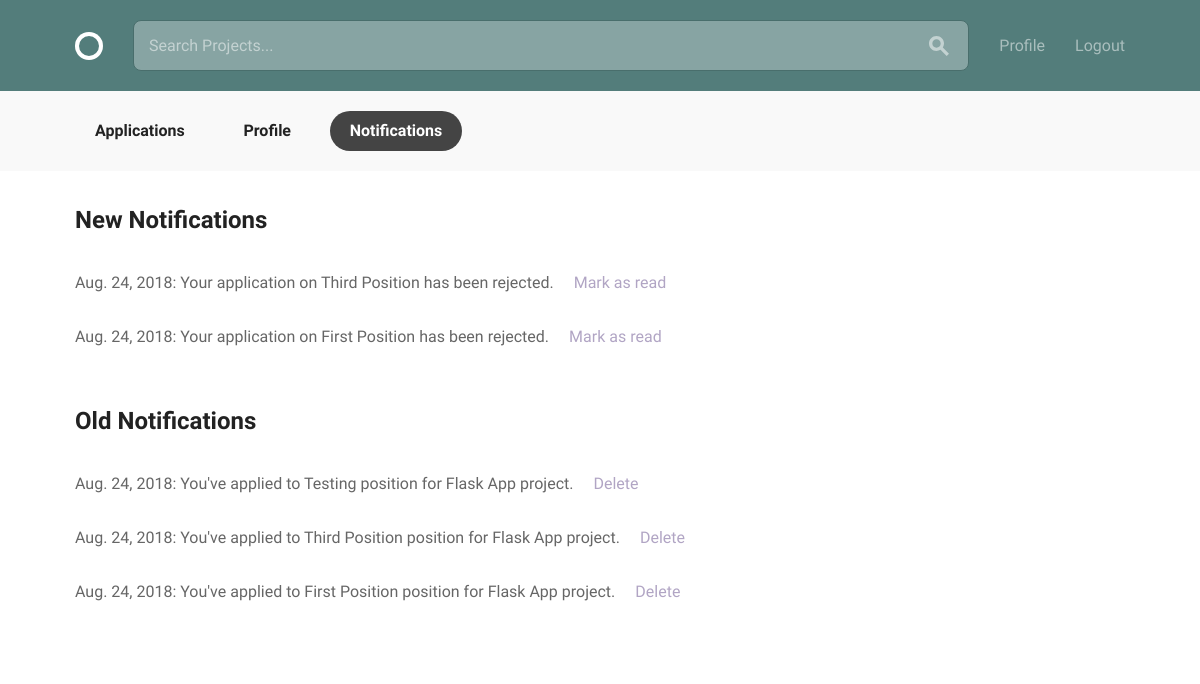
The page /profile/notifications/ (signed in) on the database its author committed.
### profiles/models.py (models this page shows, shortened)
class Notification(models.Model):
    user = models.ForeignKey(
        settings.AUTH_USER_MODEL,
        on_delete=models.CASCADE,
        related_name="notifications"
    )
    message = models.CharField(max_length=150)
    created_at = models.DateTimeField(auto_now=datetime.datetime.now)
    read = models.BooleanField(default=False)

### profiles/views.py (the view)
class NotificationsView(generic.ListView):
    template_name = "profiles/notifications.html"
    def get_queryset(self):
        return models.Notification.objects.filter(user=self.request.user)
    def get_context_data(self, **kwargs):
        context = super(NotificationsView, self).get_context_data(**kwargs)
        context['profile'] = models.Profile.objects.get(user=self.request.user)
        context['new_notifications'] = self.get_queryset().filter(
            read=False).order_by('-created_at')
        context['old_notifications'] = self.get_queryset().filter(
            read=True).order_by('-created_at')
        return context

### profiles/templates/profiles/notifications.html
{% extends "layout.html" %}
{% load static from staticfiles %}
{% block content %}
<div class="circle--actions--bar">
    <nav class="bounds">
      <ul class="circle--pill--list">
        {% if user.is_authenticated and user == profile.user %}
            <li><a href="{% url 'projects:applications' %}">Applications</a></li>
        {% endif %}
        <li><a href="{% url 'profiles:view-profile' pk=profile.pk %}">Profile</a></li>
        {% if user.is_authenticated and user == profile.user %}
            <li><a class="selected" href="{% url 'profiles:notifications' %}">Notifications</a></li>
        {% endif %}
      </ul>
    </nav>
  </div>
  <div class="bounds circle--page">
    <div class="circle--page--header circle--fluid">
      {% if not new_notifications and not old_notifications %}
        <p>There are no notifications to show</p>
      {% else %}
      <div class="circle--fluid--cell circle--fluid--primary">
        <h2>New Notifications</h2>
      </div>
    </div>
    <div class="grid-100">
      <div class="circle--article--body">
          {% for notification in new_notifications %}
          <p>{{ notification.created_at|date }}: {{ notification.message }}<a style="text-decoration: none; margin-left: 20px;" class="secondary-label" href="{% url 'profiles:notifications-read' pk=notification.pk %}">Mark as read</a></p>
          {% endfor %}
      </div>
    </div>
    <div class="circle--page--header circle--fluid">
      <div class="circle--fluid--cell circle--fluid--primary">
        <h2>Old Notifications</h2>
      </div>
    </div>
    <div class="grid-100">
      <div class="circle--article--body">
          {% for notification in old_notifications %}
          <p>{{ notification.created_at|date }}: {{ notification.message }}<a style="text-decoration: none; margin-left: 20px;" class="secondary-label" href="{% url 'profiles:notifications-delete' pk=notification.pk %}">Delete</a></p>
          {% endfor %}
    {% endif %}
      </div>
    </div>
{% endblock %}

### assets/css/global.css (style rules this page uses)
html { font-family: sans-serif; -ms-text-size-adjust: 100%; -webkit-text-size-adjust: 100%; }
body { margin: 0; }
article, aside, details, figcaption, figure, footer, header, hgroup, main, menu, nav, section, summary { display: block; }
a { background-color: transparent; }
html { font-size: 62.5%; }
body { font-size: 1.5em; line-height: 1.6; font-weight: 400; font-family: "Cousine"; color: #666; }
.bounds { max-width: 1080px; margin: 0 auto; }
.grid, .grid-5, .grid-10, .grid-15, .grid-20, .grid-25, .grid-30, .grid-33, .grid-35, .grid-40, .grid-45, .grid-50, .grid-55, .grid-60, .grid-65, .grid-66, .grid-70, .grid-75, .grid-80, .grid-90, .grid-95, .grid-100 { float: left; box-sizing: border-box; position: relative; }
.grid-100 { width: 100%; padding: 0 15px; }
h1, h2, h3, h4, h5, h6 { margin-top: 0; margin-bottom: 2rem; font-weight: bold; font-family: "Work Sans", sans-serif; color: #222; }
h2 { font-size: 2.4rem; }
@media (min-width: 550px) { h2 { font-size: 2.4rem; } }
p { margin-top: 0; font-size: 1.6rem; }
a { color: #689b98; -webkit-transition: color 0.2s; -moz-transition: color 0.2s; -ms-transition: color 0.2s; -o-transition: color 0.2s; transition: color 0.2s; }
ul { list-style: circle inside; }
ul { padding-left: 0; margin-top: 0; }
li { margin-bottom: 1rem; font-size: 1.6rem; }
pre, blockquote, dl, figure, table, p, ul, ol, form { margin-bottom: 2.5rem; }
.secondary-label { color: #b1a5c4; }
.circle--pill--list { margin: 0; white-space: nowrap; padding: 0 15px; }
.circle--pill--list li { display: inline-block; margin: 0 15px 0 0; }
.circle--pill--list a { padding: 12px 20px; font-family: "Work Sans", sans-serif; font-size: 1.6rem; display: inline-block; color: #222; font-weight: bold; border-radius: 50px; line-height: 1; text-decoration: none; -webkit-transition: all 0.2s; -moz-transition: all 0.2s; -ms-transition: all 0.2s; -o-transition: all 0.2s; transition: all 0.2s; }
.circle--pill--list a:active, .circle--pill--list .selected, .circle--pill--list .selected:hover { background: #444; color: #fff; }
.circle--page--header { margin-bottom: 30px; }
.circle--page--header h1, .circle--page--header h2, .circle--page--header h3, .circle--page--header h4, .circle--page--header h5, .circle--page--header h6 { margin: 0; }
.circle--fluid { display: table; width: 100%; }
.circle--fluid--cell { display: table-cell; padding: 0 15px; vertical-align: middle; box-sizing: border-box; }
.circle--fluid--primary { width: 100%; }
.circle--page { margin-bottom: 100px; }
.circle--page:before, .circle--page:after { content: " "; display: table; }
.circle--page:after { clear: both; }
.circle--article--body { line-height: 1.8; margin-bottom: 50px; }
.circle--actions--bar { margin: -30px 0 30px; background: #f9f9f9; padding: 20px 0; }
.circle--actions--bar:before, .circle--actions--bar:after { content: " "; display: table; }
.circle--actions--bar:after { clear: both; }

### rows shown on the page
Notification: created_at "Aug. 24, 2018", message "Your application on Third Position has been rejected."
Notification: created_at "Aug. 24, 2018", message "Your application on First Position has been rejected."
Notification: created_at "Aug. 24, 2018", message "You've applied to Testing position for Flask App project."
Notification: created_at "Aug. 24, 2018", message "You've applied to Third Position position for Flask App project."
Notification: created_at "Aug. 24, 2018", message "You've applied to First Position position for Flask App project."
